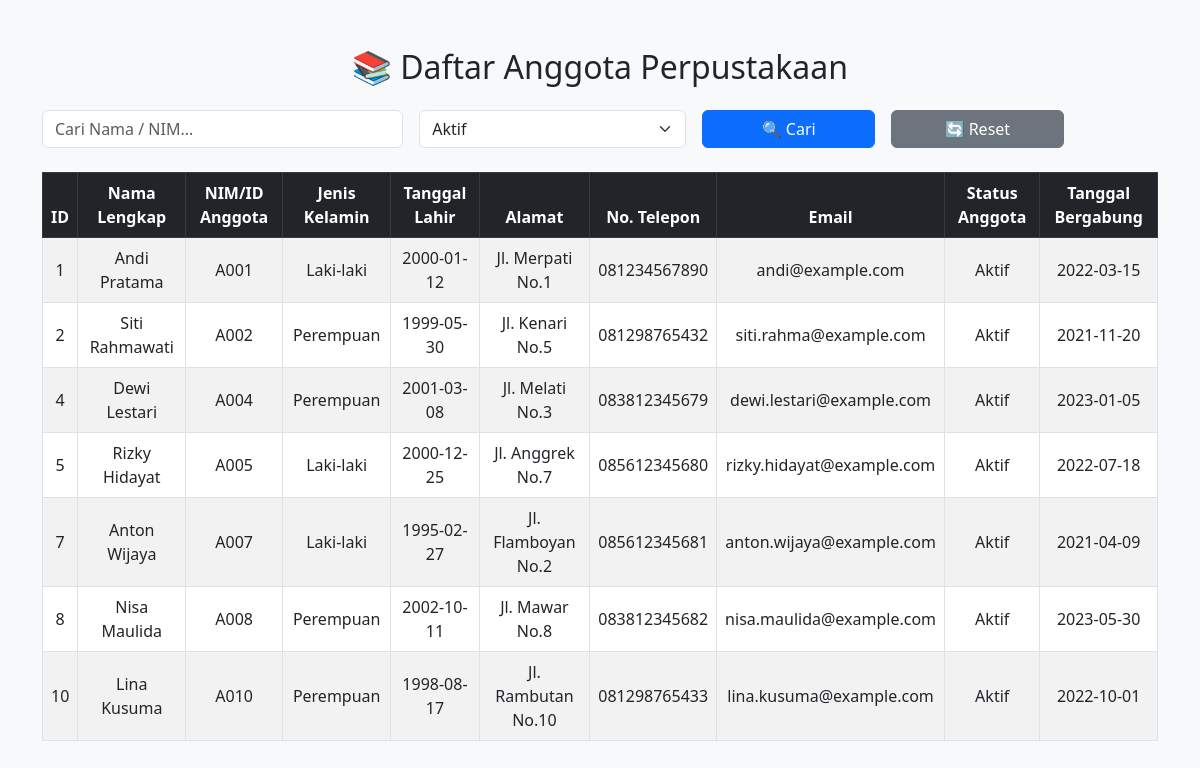
/tampil_anggota.php?filter=Aktif, run on the app's committed database.
### tables this page shows
CREATE TABLE IF NOT EXISTS anggota_perpustakaan (
    ID INT PRIMARY KEY,
    Nama_Lengkap VARCHAR(100),
    NIM_ID_Anggota VARCHAR(10),
    Jenis_Kelamin ENUM('Laki-laki', 'Perempuan'),
    Tanggal_Lahir DATE,
    Alamat VARCHAR(255),
    No_Telepon VARCHAR(15),
    Email VARCHAR(100),
    Status_Anggota ENUM('Aktif', 'Tidak Aktif'),
    Tanggal_Bergabung DATE,
    Username VARCHAR(50) NOT NULL UNIQUE,
    Password VARCHAR(255) NOT NULL,
    Role ENUM('Admin', 'Anggota') DEFAULT 'Anggota',
    Created_at TIMESTAMP DEFAULT CURRENT_TIMESTAMP
);

### tampil_anggota.php (the view, shortened to what this page needs)
<?php
$host = "localhost";
$user = "root";
$pass = "";
$db   = "tugas_11_rpl_1";
$conn = mysqli_connect($host, $user, $pass, $db);
$search = isset($_GET['search']) ? $_GET['search'] : '';
$filter = isset($_GET['filter']) ? $_GET['filter'] : '';
$sql = "SELECT * FROM anggota_perpustakaan WHERE 1";
if ($filter != '') {
    $sql .= " AND Status_Anggota = '$filter'";
}
$result = mysqli_query($conn, $sql);
?>
<!DOCTYPE html>
<html>
<head>
    <link href="https://cdn.jsdelivr.net/npm/bootstrap@5.3.0/dist/css/bootstrap.min.css" rel="stylesheet">
</head>
<body class="bg-light">
<div class="container mt-5">
    <h2 class="mb-4 text-center">📚 Daftar Anggota Perpustakaan</h2>
    <form class="row g-3 mb-4" method="GET">
        <div class="col-md-4">
            <input type="text" name="search" class="form-control" placeholder="Cari Nama / NIM..." value="<?= htmlspecialchars($search) ?>">
        </div>
        <div class="col-md-3">
            <select name="filter" class="form-select">
                <option value="Aktif" <?= $filter == 'Aktif' ? 'selected' : '' ?>>Aktif</option>
            </select>
        </div>
        <div class="col-md-2">
            <button type="submit" class="btn btn-primary w-100">🔍 Cari</button>
        </div>
        <div class="col-md-2">
            <a href="tampil_anggota.php" class="btn btn-secondary w-100">🔄 Reset</a>
        </div>
    </form>
    <div class="table-responsive">
        <table class="table table-striped table-bordered table-hover align-middle">
            <thead class="table-dark text-center">
                <tr>
                    <th>ID</th>
                    <th>Nama Lengkap</th>
                    <th>NIM/ID Anggota</th>
                    <th>Jenis Kelamin</th>
                    <th>Tanggal Lahir</th>
                    <th>Alamat</th>
                    <th>No. Telepon</th>
                    <th>Email</th>
                    <th>Status Anggota</th>
                    <th>Tanggal Bergabung</th>
                </tr>
            </thead>
            <tbody>
                <?php if (mysqli_num_rows($result) > 0): ?>
                    <?php while ($row = mysqli_fetch_assoc($result)): ?>
                        <tr class="text-center">
                            <td><?= $row['ID'] ?></td>
                            <td><?= $row['Nama_Lengkap'] ?></td>
                            <td><?= $row['NIM_ID_Anggota'] ?></td>
                            <td><?= $row['Jenis_Kelamin'] ?></td>
                            <td><?= $row['Tanggal_Lahir'] ?></td>
                            <td><?= $row['Alamat'] ?></td>
                            <td><?= $row['No_Telepon'] ?></td>
                            <td><?= $row['Email'] ?></td>
                            <td><?= $row['Status_Anggota'] ?></td>
                            <td><?= $row['Tanggal_Bergabung'] ?></td>
                        </tr>
                    <?php endwhile; ?>
                <?php else: ?>
                    <tr><td colspan="10" class="text-center text-danger">Data tidak ditemukan!</td></tr>
                <?php endif; ?>
            </tbody>
        </table>
    </div>
</div>
</body>
</html>

### data on the page
anggota_perpustakaan: ID "1", Nama_Lengkap "Andi Pratama", NIM_ID_Anggota "A001", Jenis_Kelamin "Laki-laki", Tanggal_Lahir "2000-01-12", Alamat "Jl. Merpati No.1", No_Telepon "081234567890", Email "andi@example.com", Status_Anggota "Aktif", Tanggal_Bergabung "2022-03-15"
anggota_perpustakaan: ID "2", Nama_Lengkap "Siti Rahmawati", NIM_ID_Anggota "A002", Jenis_Kelamin "Perempuan", Tanggal_Lahir "1999-05-30", Alamat "Jl. Kenari No.5", No_Telepon "081298765432", Email "siti.rahma@example.com", Status_Anggota "Aktif", Tanggal_Bergabung "2021-11-20"
anggota_perpustakaan: ID "4", Nama_Lengkap "Dewi Lestari", NIM_ID_Anggota "A004", Jenis_Kelamin "Perempuan", Tanggal_Lahir "2001-03-08", Alamat "Jl. Melati No.3", No_Telepon "083812345679", Email "dewi.lestari@example.com", Status_Anggota "Aktif", Tanggal_Bergabung "2023-01-05"
anggota_perpustakaan: ID "5", Nama_Lengkap "Rizky Hidayat", NIM_ID_Anggota "A005", Jenis_Kelamin "Laki-laki", Tanggal_Lahir "2000-12-25", Alamat "Jl. Anggrek No.7", No_Telepon "085612345680", Email "rizky.hidayat@example.com", Status_Anggota "Aktif", Tanggal_Bergabung "2022-07-18"
anggota_perpustakaan: ID "7", Nama_Lengkap "Anton Wijaya", NIM_ID_Anggota "A007", Jenis_Kelamin "Laki-laki", Tanggal_Lahir "1995-02-27", Alamat "Jl. Flamboyan No.2", No_Telepon "085612345681", Email "anton.wijaya@example.com", Status_Anggota "Aktif", Tanggal_Bergabung "2021-04-09"
anggota_perpustakaan: ID "8", Nama_Lengkap "Nisa Maulida", NIM_ID_Anggota "A008", Jenis_Kelamin "Perempuan", Tanggal_Lahir "2002-10-11", Alamat "Jl. Mawar No.8", No_Telepon "083812345682", Email "nisa.maulida@example.com", Status_Anggota "Aktif", Tanggal_Bergabung "2023-05-30"
anggota_perpustakaan: ID "10", Nama_Lengkap "Lina Kusuma", NIM_ID_Anggota "A010", Jenis_Kelamin "Perempuan", Tanggal_Lahir "1998-08-17", Alamat "Jl. Rambutan No.10", No_Telepon "081298765433", Email "lina.kusuma@example.com", Status_Anggota "Aktif", Tanggal_Bergabung "2022-10-01"
